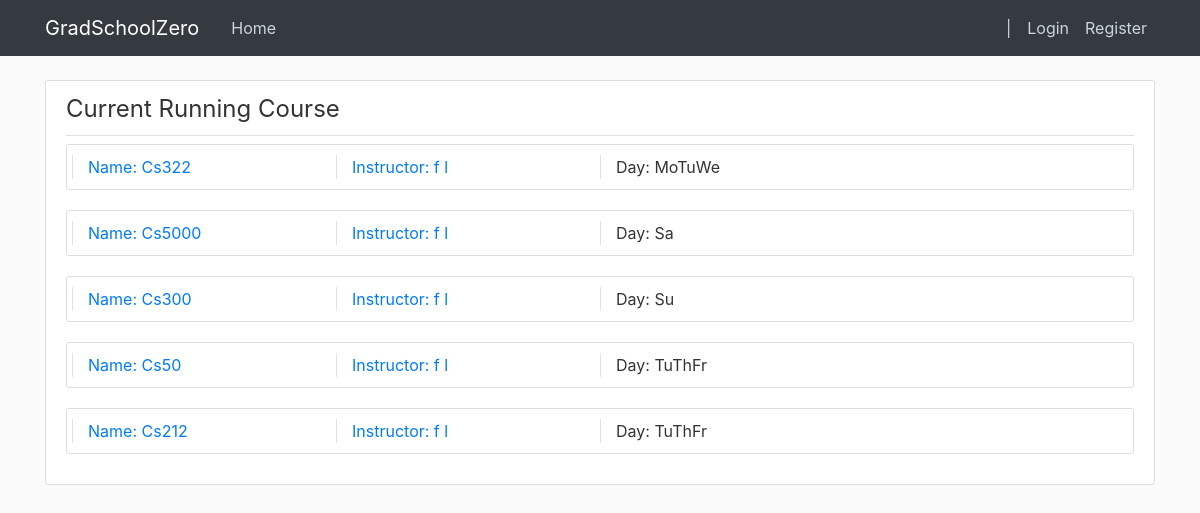
/course/list, run on the app's committed database.
### cunyzero/models.py (models this page shows, shortened)
class Course(db.Model):
    id = db.Column(db.Integer, primary_key=True)
    instructorId = db.Column(db.Integer, db.ForeignKey('instructor.ownerId'))
    coursename = db.Column(db.String(20), nullable = False, unique = True)
    creationPeriod = db.Column(db.Integer, nullable = True)#for period/semester task logic
    startPeriod = db.Column(db.Integer, nullable = False)#1-9
    endPeriod = db.Column(db.Integer, nullable = False)#1-9
    dayofweek = db.Column(db.String(30), nullable = False)#mo,tu,we,th,fr,sa,su if missing use --
    capacity = db.Column(db.Integer, default=30)
    status = db.Column(db.String(20), nullable = False, default="Open")#status like open, finished, cancelled, etc.
    waitListCapacity = db.Column(db.Integer, default=30)
    rating = db.Column(db.Float, default=None, nullable = True)# ^
    studentcourses = db.relationship('StudentCourse', backref='course', lazy=True)
    def getInstructorName(self):
        instructor = Instructor.query.get(self.instructorId)
        return instructor.firstname + " " + instructor.lastname

class Instructor(db.Model):
    ownerId = db.Column(db.Integer, primary_key=True)
    status = db.Column(db.String(20), default='Employed')#fired, suspended, etc.
    firstname = db.Column(db.String(30), nullable=False)
    lastname = db.Column(db.String(30), nullable=False)
    warning = db.Column(db.Integer, nullable = False, default=0)
    user = db.relationship('User', backref='instructorOwner', lazy=True)
    warnings = db.relationship('Warning', backref='targetInstructor', lazy=True)
    complaints = db.relationship('Complaint', backref='targetInstructor', primaryjoin="Instructor.ownerId==Complaint.targetId", lazy=True)# complaints targeting/complaining about this instructor
    myComplaints = db.relationship('Complaint', backref='complainingInstructor', primaryjoin="Instructor.ownerId==Complaint.complainerId", lazy=True)# complaints from this instructor about other students
    courses = db.relationship('Course', backref='instructor', lazy=True)

### cunyzero/routes.py (the view, shortened to what this page needs)
@login_required
@app.route('/course/list', methods=['GET', 'POST'])
def course_manage():
    current_courses = Course.query.filter_by(status="Open")
    past_courses = Course.query.filter_by(status="Finished")
    courseId = request.form.get("Cancel")
    return render_template("course-manage.html", title="Course Management", current_courses=current_courses,
                           past_courses=past_courses)

### cunyzero/templates/course-manage.html (shortened to what this page needs)
{% extends "layout.html" %}
{% block content %}
    <div class="content-section">
        <legend class="border-bottom pb-2">
            <span class="mr-4"> Current Running Course </span>
        </legend>
        {% for current_course in current_courses %}
            <article class="media content-section col-md-12">
                <div class="media-body row" style="position: relative; align-items: center">
                <a class="col-md-3 border-left" href="{{ url_for('course_review',course_Id=current_course.id)}}">
                    Name: {{ current_course.coursename}}
                </a>
                <a class="col-md-3 border-left" href="{{ url_for('individual_review',role='Instructor',owner_id=current_course.instructorId)}}">
                    Instructor:  {{ current_course.getInstructorName() }}
                </a>
                <div class="col-md-2 border-left">
                    Day: {{ current_course.dayofweek }}
                </div>
                </div>
            </article>
        {% endfor %}
    </div>
{% endblock content %}

### cunyzero/static/main.css (style rules this page uses)
body { background: #fafafa; color: #333333; margin-top: 5rem; }
.content-section { background: #ffffff; padding: 10px 20px; border: 1px solid #dddddd; border-radius: 3px; margin-bottom: 20px; }

### data on the page
Course: coursename "Cs322", getInstructorName "f l", dayofweek "MoTuWe"
Course: coursename "Cs5000", getInstructorName "f l", dayofweek "Sa"
Course: coursename "Cs300", getInstructorName "f l", dayofweek "Su"
Course: coursename "Cs50", getInstructorName "f l", dayofweek "TuThFr"
Course: coursename "Cs212", getInstructorName "f l", dayofweek "TuThFr"
